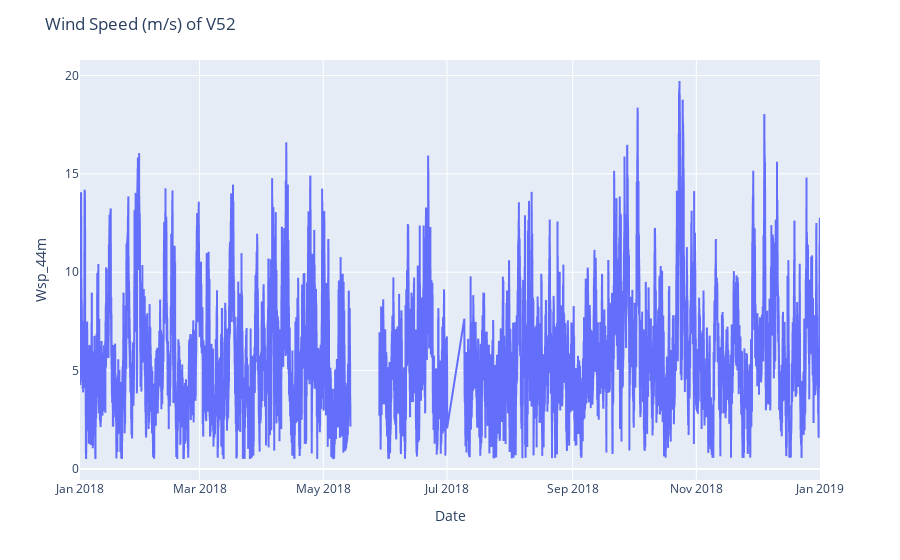

This figure's notebook cell:
### Code cell
# plot wind speed data with plotly
fig = px.line(V52_data_raw, x=V52_data_raw.index, y='Wsp_44m')
fig.update_layout(title='Wind Speed (m/s) of V52')
fig.show()


#plot using matplotlib
plt.figure(figsize=(20,10))
plt.plot(V52_data_raw.index, V52_data_raw['Wsp_44m'])
plt.xlabel('Date')
plt.ylabel('Wind Speed (m/s)')
plt.title('Wind Speed (m/s) of V52')
plt.show()

### Figure 1 — Plotly figure (JSON) as saved in the notebook; plotly's stock layout.template omitted (floating-point values rounded to 4 significant figures; data arrays with more than 128 entries replaced by an {"elided": "..."} marker saying what was removed)
{"data": [{"hovertemplate": "Date=%{x}<br>Wsp_44m=%{y}<extra></extra>", "legendgroup": "", "line": {"color": "#636efa", "dash": "solid"}, "marker": {"symbol": "circle"}, "mode": "lines", "name": "", "showlegend": false, "type": "scattergl", "x": {"elided": "52241 str values"}, "xaxis": "x", "y": {"elided": "52241 float values"}, "yaxis": "y"}], "layout": {"legend": {"tracegroupgap": 0}, "margin": {"t": 60}, "title": {"text": "Wind Speed (m/s) of V52"}, "xaxis": {"anchor": "y", "domain": [0, 1], "title": {"text": "Date"}}, "yaxis": {"anchor": "x", "domain": [0, 1], "title": {"text": "Wsp_44m"}}}}
